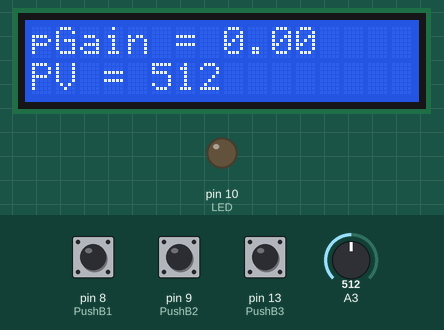
This sketch was run on a simulated Arduino Uno, built with avr-gcc and run on an emulated ATmega328P. Parts: 16×2 character LCD, output pins drawn as LEDs (lit = HIGH). Inputs (shaded band) come from the test bench; at power-on: pin 13 (PushB3) HIGH, pin 8 (PushB1) HIGH, pin 9 (PushB2) HIGH, A3 = 512. What the sketch prints to the serial monitor is not drawn.

Above: at 1.2 s.
1.3 s: pin 13 (PushB3) pulled LOW for 0.25 s
At 2.0 s:
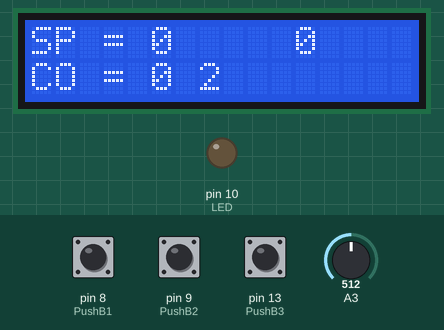
3.0 s: pin 8 (PushB1) pulled LOW for 0.25 s
At 4.3 s:
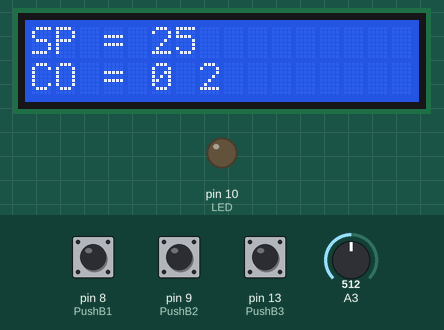
4.7 s: pin 9 (PushB2) pulled LOW for 0.25 s
At 5.7 s:
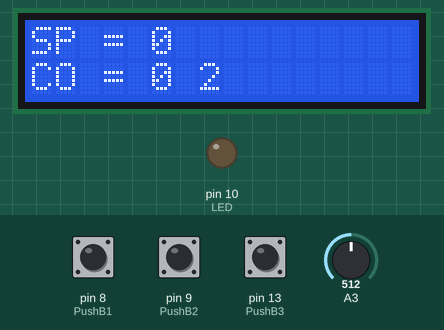
6.4 s: pin 9 (PushB2) pulled LOW for 1 s
At 6.9 s:
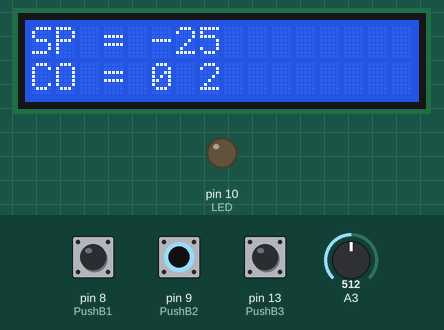
8.9 s: pin 13 (PushB3) pulled LOW for 1 s
At 9.8 s:
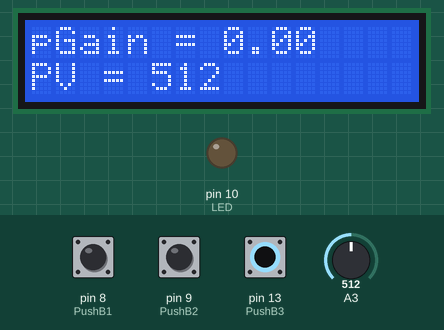
11.4 s: pin 8 (PushB1) pulled LOW for 1 s
At 12.2 s:
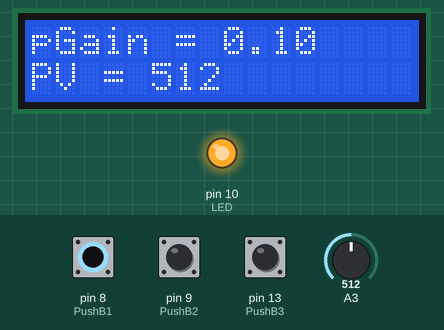
Timing chart, 0 to 14.4 s (numbered marks = the images above; inputs shaded):
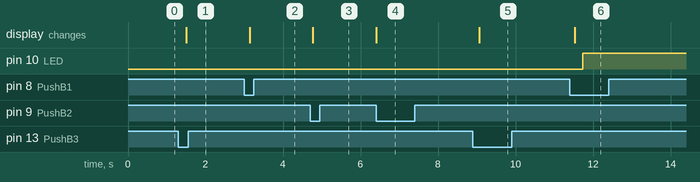

Measured:
- after the input at 1.3 s, the display: changes after 0.21 s (image 1)
- after the input at 3.0 s, the display: changes after 0.14 s (image 2)
- after the input at 4.7 s, the display: changes after 0.07 s (image 3)
- after the input at 6.4 s, the display: changes at once (image 4)
- after the input at 8.9 s, the display: changes after 0.16 s (image 5)
- after the input at 11.4 s, pin 10 (LED): LOW → HIGH after 0.33 s; the display: changes after 0.13 s (image 6)

The sketch:

P_Control.ino
```cpp
#include <LiquidCrystal.h>

int PV;
int CO;
int SetP = 0;
float pGain = 0.0;
int Error;
int ScreenNumber;
int var;

/*INPUT/Button settings*/
const int PushB1 = 8;
const int PushB2 = 9;
const int PushB3 = 13;

int LastState1;
int LastState2;
int LastState3;

int CurrentState1;
int CurrentState2;
int CurrentState3;

/*OUTPUT settings*/
int LED = 10;
int LDR = A0;
/*LCD settings*/
LiquidCrystal lcd(12, 11, 5, 4, 3, 2);


void setup() {
  // put your setup code here, to run once:
Serial.begin(9600);
lcd.begin(16,2);
pinMode(PushB1, INPUT_PULLUP);
pinMode(PushB2, INPUT_PULLUP);
pinMode(PushB3, INPUT_PULLUP);
pinMode(LED, OUTPUT);
}

void loop() {
  // put your main code here, to run repeatedly:


PV = analogRead(3);
Error = SetP-PV;
CO = pGain*Error;
analogWrite(LED, CO);

if (CO>255){
   CO = 255;
}
if (CO<0){
   CO = 0;
  // analogWrite(LED, CO);
}


//CAP

if (pGain<0){
    pGain = 0;

}
/*
if (SetP>255){
  SetP = 255;

}
if (SetP<0){
   SetP = 0;
*\
}
/*PUSH BUTTON UP SETTINGS*/

LastState1 = CurrentState1;
CurrentState1 = digitalRead(PushB1);
 if (LastState1 == 1 && CurrentState1 == 0){
   if(ScreenNumber == 1){
    SetP = SetP + 25;
   }
   if(ScreenNumber == 0){
    pGain = pGain + 0.1;
   }
 }

/*PUSH BUTTON DOWN SETTINGS*/

LastState2 = CurrentState2;
CurrentState2 = digitalRead(PushB2);
 if (LastState2 == 1 && CurrentState2 == 0){
   if(ScreenNumber == 1){
    SetP = SetP - 25;
   }
   if(ScreenNumber == 0){
    pGain = pGain - 0.1;
   }
 }

/*PUSH BUTTON CHANGE PAGE SETTINGS*/

LastState3 = CurrentState3;
CurrentState3 = digitalRead(PushB3);
 if (LastState3 == 1 && CurrentState3 == 0){
  ScreenNumber = ScreenNumber + 1;
  if(ScreenNumber > 1){
    ScreenNumber = 0;
  }
 }


  switch(ScreenNumber){
    case 0:
  lcd.setCursor(0, 1);
  lcd.print("PV = ");
  lcd.print(PV);
  lcd.print("     ");
  lcd.setCursor(0, 0);
  lcd.print("pGain = ");
  lcd.print(pGain);
  lcd.print("     ");
    break;
    case 1:
     lcd.setCursor(0, 1);
  lcd.print("CO = ");
  lcd.print(CO);
  lcd.print(" ");
  lcd.setCursor(0, 0);
  lcd.print("SP = ");
  lcd.print(SetP);
  lcd.print("     ");
  default:
  break;
  }
  Serial.print("\t ERROR: ");
  Serial.print(Error);
  Serial.print("\t PV: ");
  Serial.print(PV);
  Serial.print("\t SETP: ");
  Serial.print(SetP);
  Serial.print("\t P: ");
  Serial.print(pGain);
  Serial.print("\t CO: ");
  Serial.println(CO);
  delay(200);
}
```
